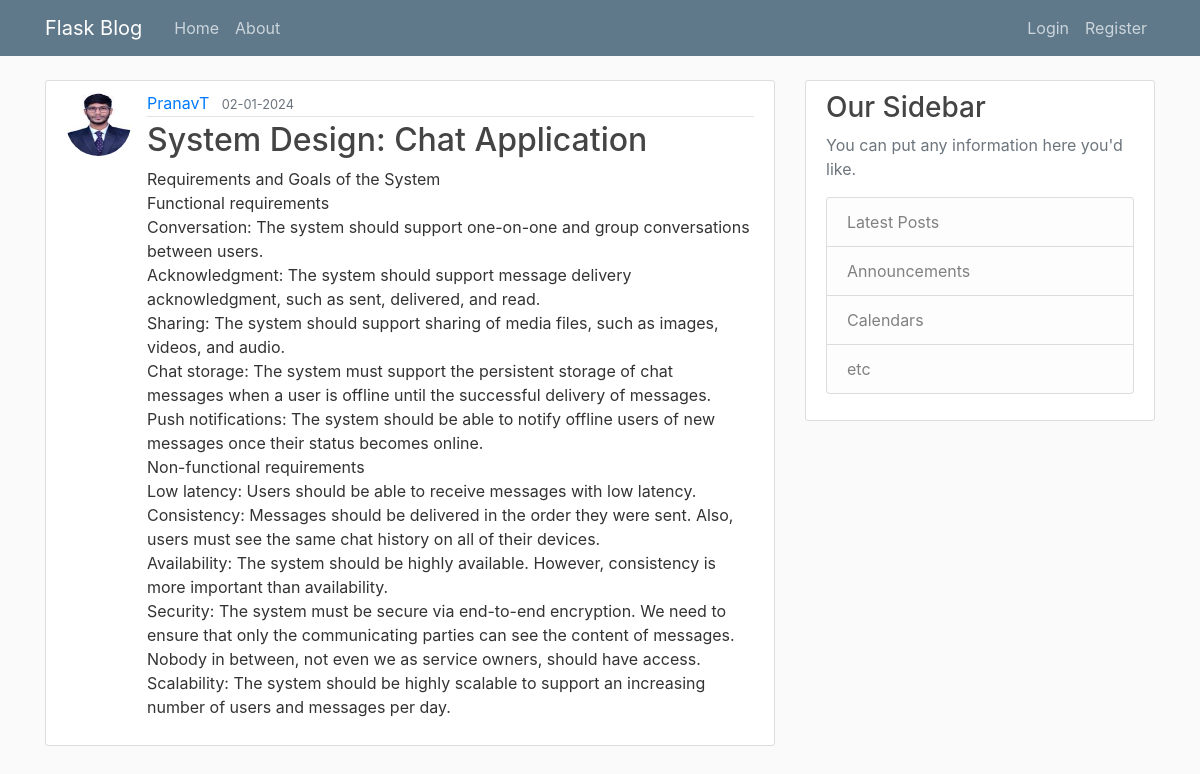
Page /post/9 on the committed database.
### flaskblog/models.py (models this page shows, shortened)
class User(db.Model, UserMixin):
    id = db.Column(db.Integer, primary_key = True)
    username = db.Column(db.String(20), unique = True, nullable = False )
    email = db.Column(db.String(120), unique = True, nullable = False )
    image_file = db.Column(db.String(20), nullable=False, default='default.jpg')
    password = db.Column(db.String(60), nullable=False)
    posts = db.relationship('Post', backref='author', lazy=True)

class Post(db.Model):
    id = db.Column(db.Integer, primary_key = True)
    title = db.Column(db.String(100), nullable=False)
    date_posted = db.Column(db.DateTime, nullable=False, default=datetime.now)
    content = db.Column(db.Text, nullable=False)
    user_id = db.Column(db.Integer, db.ForeignKey('user.id'), nullable=False )

### flaskblog/posts/routes.py (the view)
@posts.route('/post/<int:post_id>')
def post(post_id):
    post = Post.query.get_or_404(post_id)
    return render_template('post.html', title = post.title, post=post)

### flaskblog/templates/post.html (shortened to what this page needs)
{% extends "layout.html" %}
{% block content %}
<article class="media content-section">
    <img src="{{ url_for('static', filename='profile_pics/' + post.author.image_file) }}"
        class="rounded-circle article-img">
    <div class="media-body">
        <div class="article-metadata">
            <a class="mr-2" href="{{ url_for('users.user_posts', username=post.author.username) }}">{{ post.author.username }}</a>
            <small class="text-muted">{{ post.date_posted.strftime('%d-%m-%Y') }}</small>
        </div>
        <h2 class="article-title">{{ post.title }}</h2>
        <p class="article-content">{{ post.content }}</p>
    </div>
</article>
{% endblock content %}

### flaskblog/static/main.css (style rules this page uses)
body { background: #fafafa; color: #333333; margin-top: 5rem; }
h1, h2, h3, h4, h5, h6 { color: #444444; }
.content-section { background: #ffffff; padding: 10px 20px; border: 1px solid #dddddd; border-radius: 3px; margin-bottom: 20px; }
.article-title { color: #444444; }
.article-content { white-space: pre-line; }
.article-img { height: 65px; width: 65px; margin-right: 16px; }
.article-metadata { padding-bottom: 1px; margin-bottom: 4px; border-bottom: 1px solid #e3e3e3 }

### rows in the picture
User: image_file (picture), author.username "PranavT"
Post: date_posted "02-01-2024", title "System Design: Chat Application", content "Requirements and Goals of the System Functional requirements Conversation: The system should support one-on-one and group conversations between users. Acknowledgment: The system should support message delivery acknowledgment, such as sent, delivered, and read. Sharing: The system should support sharing of media files, such as images, videos, and audio. Chat storage: The system must support the persistent storage of chat messages when a user is offline until the successful delivery of messages. Push notifications: The system should be able to notify offline users of new messages once their status becomes online. Non-functional requirements Low latency: Users should be able to receive…"
